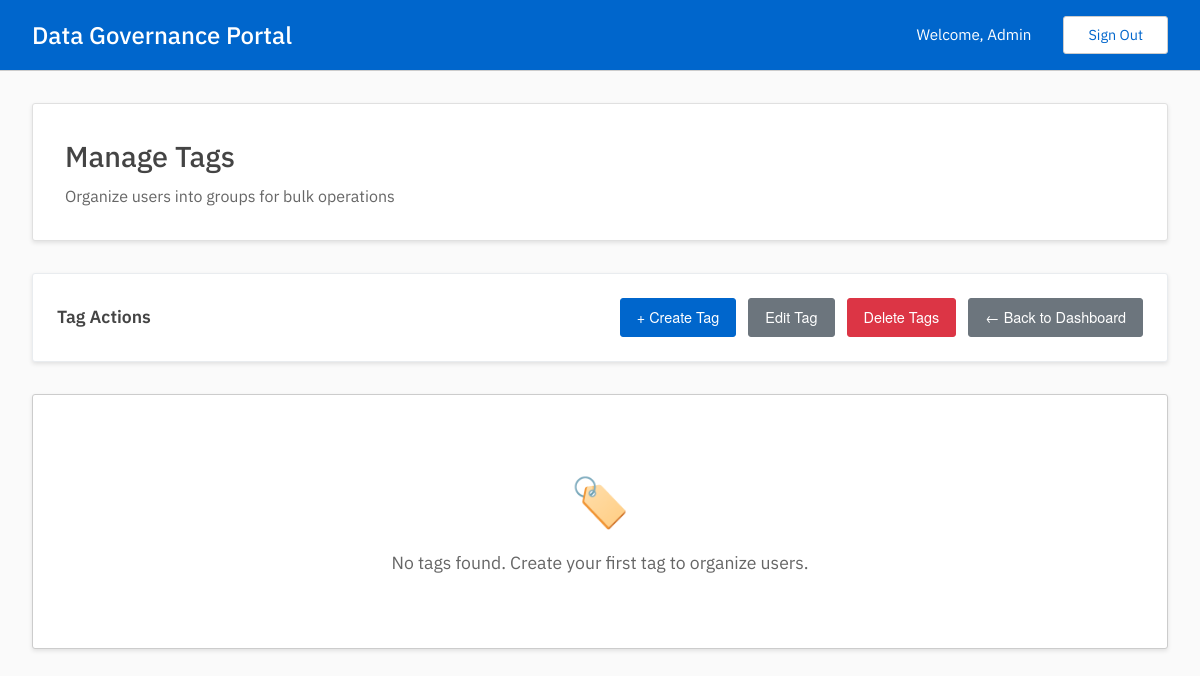
The app's page /admin/manage_tags (signed in), older data.
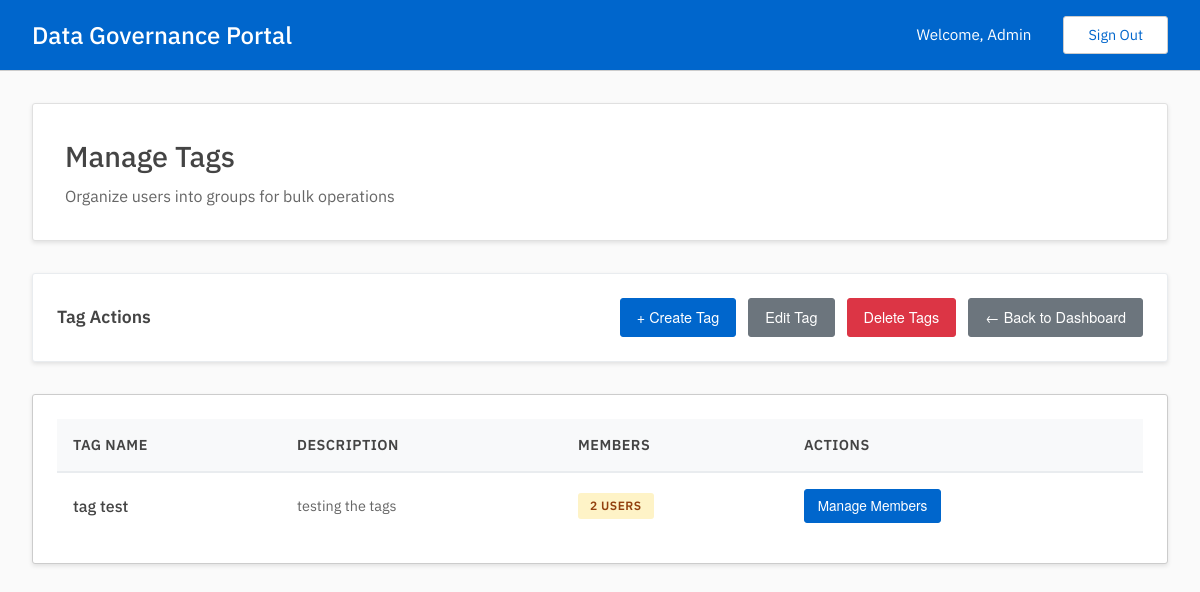
The same page, newer data.
### tables this page shows
CREATE TABLE tags(
        uuid TEXT UNIQUE NOT NULL PRIMARY KEY,
        name TEXT NOT NULL UNIQUE,
        description TEXT,
        members TEXT
        );

### admin.py (the view)
@admin.route('/manage_tags', methods=['GET'])
@admin_required
def manage_tags():
    tags_result = get_tags_with_member_count()
    tags = tags_result['data'] if tags_result['status'] == '200' else []
    return render_template('admin/manage_tags/hub.html', tags=tags)

### auth.py (called while the page is built)
def admin_required(f):
    @wraps(f)
    def wrap(*args, **kwargs):
        if session['user']['is_admin']:
            return f(*args, **kwargs)
        else:
            print("403: User is not an admin.")
            return redirect(url_for('user.dashboard'))
    return wrap

### db.py (called while the page is built)
def get_conn_curs():
    conn = sqlite3.connect(DATABASE)
    conn.row_factory = sqlite3.Row
    curs = conn.cursor()
    curs.execute("PRAGMA foreign_keys = ON")
    return conn, curs

def commit_close(conn, curs):
    conn.commit()
    curs.close()
    conn.close()

def get_tags_with_member_count():
    conn, curs = get_conn_curs()
    curs.execute("""
        SELECT *,
               CASE
                   WHEN members IS NULL OR members = '' THEN 0
                   ELSE LENGTH(members) - LENGTH(REPLACE(members, ',', '')) + 1
               END as member_count
        FROM tags
        ORDER BY name
    """)
    tags = curs.fetchall()
    commit_close(conn, curs)
    return {
        "status": "200",
        "message": "Tags with member count found successfully",
        "data": [dict(tag) for tag in tags]
    }

### templates/admin/manage_tags/hub.html (shortened to what this page needs)
{% extends "base.html" %}
{% block content %}
<div class="dashboard-header">
    <h2>Manage Tags</h2>
    <p>Organize users into groups for bulk operations</p>
</div>
<div class="quick-actions">
    <h3 class="quick-actions-title">Tag Actions</h3>
    <div class="quick-actions-buttons">
        <a href="{{ url_for('admin.create_tag') }}" class="btn btn-action">
            + Create Tag
        </a>
        <a href="{{ url_for('admin.edit_tag') }}" class="btn btn-secondary">
            Edit Tag
        </a>
        <a href="{{ url_for('admin.delete_tag') }}" class="btn btn-danger">
            Delete Tags
        </a>
        <a href="{{ url_for('admin.dashboard') }}" class="btn btn-secondary">
            ← Back to Dashboard
        </a>
    </div>
</div>
<div class="table-container">
    {% if tags %}
    <table class="data-table">
        <thead>
            <tr>
                <th>Tag Name</th>
                <th>Description</th>
                <th>Members</th>
                <th>Actions</th>
            </tr>
        </thead>
        <tbody>
            {% for tag in tags %}
            <tr>
                <td>
                    <div style="font-weight: 500;">{{ tag["name"] }}</div>
                </td>
                <td>
                    <div style="color: #666; font-size: 0.9rem;">
                        {{ tag["description"] or "No description" }}
                    </div>
                </td>
                <td>
                    <span class="status-badge status-pending">
                        {{ tag["member_count"] }} user{{ 's' if tag["member_count"] != 1 else '' }}
                    </span>
                </td>
                <td>
                    <div class="action-buttons">
                        <a href="{{ url_for('admin.manage_tag_members', tag_uuid=tag['uuid']) }}"
                           class="btn btn-action"
                           style="padding: 0.4rem 0.8rem; font-size: 0.85rem;">
                            Manage Members
                        </a>
                    </div>
                </td>
            </tr>
            {% endfor %}
        </tbody>
    </table>
    {% else %}
    <div class="empty-state">
        <div class="empty-state-icon">🏷️</div>
        <p class="empty-state-text">No tags found. Create your first tag to organize users.</p>
    </div>
    {% endif %}
</div>
{% endblock %}

Row changes from the older to the newer data that the page shows:
added tags: name "tag test", description "testing the tags", member_count "2", member_count "S"
Text that changed along with them:
text no longer shown: "🏷️ No tags found. Create your first tag to organize users."
text now shown: "TAG NAME DESCRIPTION MEMBERS ACTIONS"
